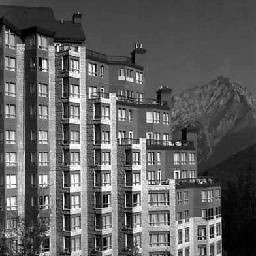
#> input picture Assignment 1/64.jpg, 256 x 256 px
$ python image.py
#> lines starting #> are read from the running program, lines starting #| are printed output that depends on the picture
import numpy as np
import matplotlib.pyplot as plt
import matplotlib.image as mpimg

# CONFIG

np.set_printoptions(precision=4, suppress=True)

# setup for image plot
fig = plt.figure(figsize=(10, 7))
rows = 1
cols = 4

# input the value of k
k = 200


### EVD ###

# read the image
img = mpimg.imread('64.jpg')
#> img is the input picture: shape (256, 256); min 0, max 255, mean 95.3

# eigenvalue decomposition
eigvalues, eigvectors = np.linalg.eig(img)

# sort the eigenvalues and eigenvectors
idx = np.abs(eigvalues).argsort()[::-1]
#> idx = 256 values, max 255 at index 255, min 0 at index 0, mean 127.5
p = eigvectors[:,idx]

# get the inverse of matrix p
p_inv = np.linalg.inv(p)
# get the diagonal matrix
d = np.diag(eigvalues[idx])

# only take top k values
np.fill_diagonal(d[k:,k:], 0)

# reconstruct the image
r_img_evd = p @ d @ p_inv
r_img_evd = np.abs(r_img_evd)
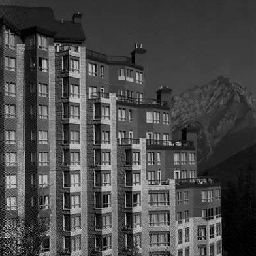
#> r_img_evd: shape (256, 256) float64; min 0.0102, max 334.1, mean 95.4; drawn with min black and max white

# plot the reconstructed image and error image
fig.add_subplot(rows,cols,1)
plt.imshow(r_img_evd, cmap='gray')
plt.axis('off')
plt.title("Image of top " +str(k)+ " eigenvalues", fontsize = 8)
fig.add_subplot(rows,cols,2)
plt.imshow(img - r_img_evd, cmap='gray')
plt.axis('off')
plt.title("Error image of top " +str(k)+ " eigenvalues", fontsize = 8)


### SVD ###

# scale the image for svd
img = (img-img.mean())/img.std()

# do eigenvalue decomposition of dot products of img and its transpose
u_eig_val, u_eig_vec = np.linalg.eig(img @ img.T)
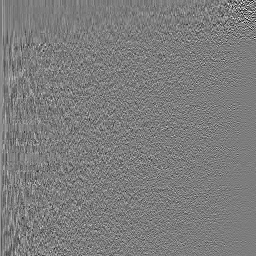
#> u_eig_vec: shape (256, 256) float64; min -0.397, max 0.413, mean 0.000335; drawn with min black and max white
#> u_eig_val = 256 values, max 31505.3 at index 0, min 2.89e-07 at index 253, mean 256
v_eig_val, v_eig_vec = np.linalg.eig(img.T @ img)
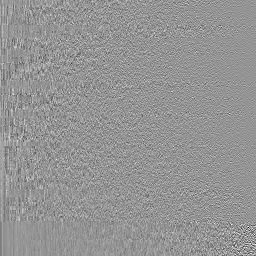
#> v_eig_vec: shape (256, 256) float64; min -0.543, max 0.389, mean 0.000192; drawn with min black and max white
#> v_eig_val = 256 values, max 31505.3 at index 0, min 2.89e-07 at index 246, mean 256

# sort the values
u_idx = u_eig_val.argsort()[::-1]
#> u_idx = 256 values, max 255 at index 253, min 0 at index 0, mean 127.5
v_idx = v_eig_val.argsort()[::-1]
#> v_idx = 256 values, max 255 at index 248, min 0 at index 0, mean 127.5

# sort the vectors and store in u and v
u = u_eig_vec[:,u_idx]
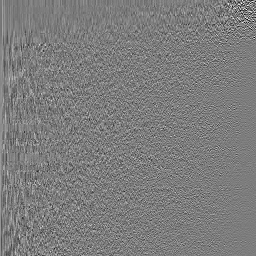
#> u: shape (256, 256) float64; min -0.397, max 0.413, mean 0.000335; drawn with min black and max white
v = v_eig_vec[:,v_idx]
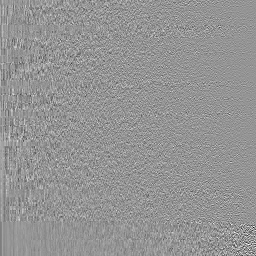
#> v: shape (256, 256) float64; min -0.543, max 0.389, mean 0.000192; drawn with min black and max white

# get the sigma matrix
sigma = u.T @ img @ v
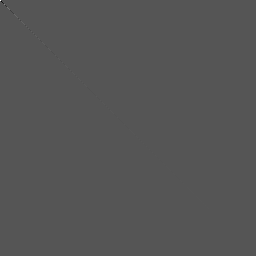
#> sigma: shape (256, 256) float64; min -89.84, max 177.5, mean 0; drawn with min black and max white
# take only top k values
np.fill_diagonal(sigma[k:,k:], 0)

# reconstruct the image
r_img_svd = u @ sigma @ v.T

# plot the recosntructed image and error image
fig.add_subplot(rows,cols,3)
plt.imshow(r_img_svd, cmap='gray')
plt.axis('off')
plt.title("Image of top " +str(k)+ " singular values", fontsize = 8)
fig.add_subplot(rows,cols,4)
plt.imshow((img-r_img_svd), cmap='gray')
plt.axis('off')
plt.title("Error image of top " +str(k)+ " singular values", fontsize = 8)
plt.show()
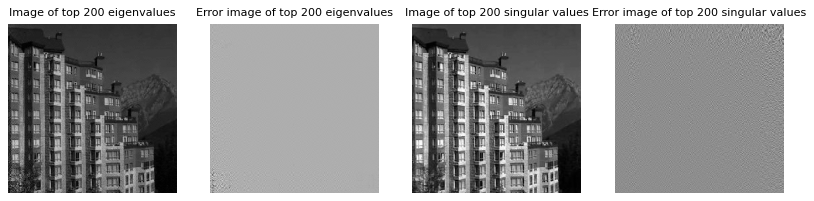
#> figure drawn by matplotlib, 4 panels
